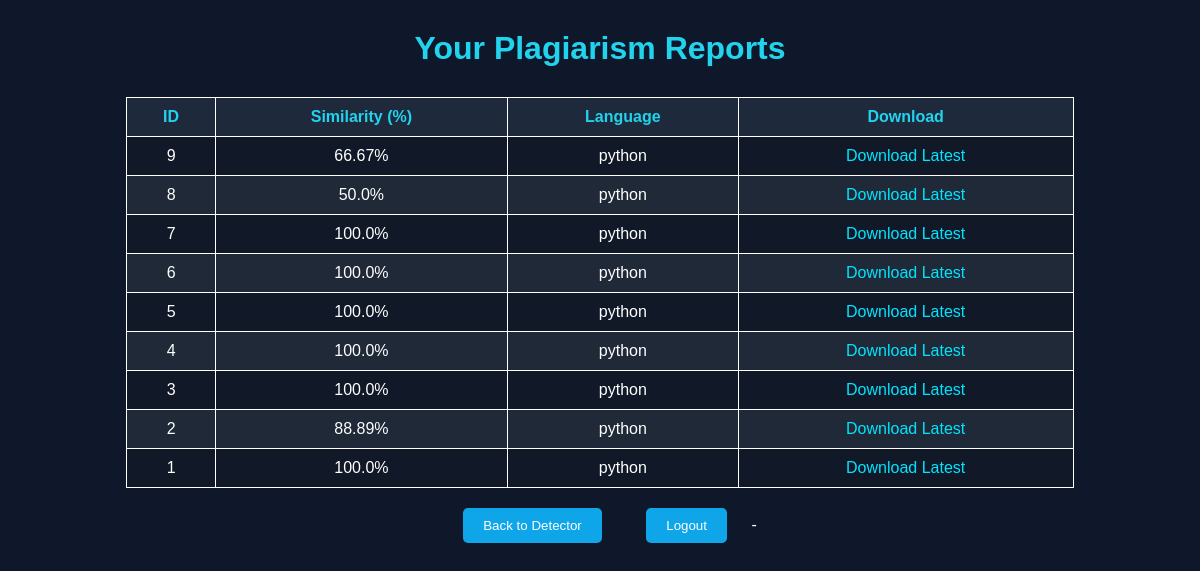
The page /hackhistory.html (signed in) on the database its author committed.
### tables this page shows
CREATE TABLE reports(
    id INTEGER PRIMARY KEY AUTOINCREMENT,
    user_id INTEGER,
    similarity REAL,
    code1 TEXT,
    code2 TEXT,
    language TEXT
);

### app.py (the view)
@app.route("/hackhistory.html")
def history():
    if 'user_id' not in session:
        return redirect("/hacklogin.html")
    conn = get_db()
    cursor = conn.cursor()
    cursor.execute("SELECT * FROM reports WHERE user_id=? ORDER BY id DESC", (session['user_id'],))
    reports = cursor.fetchall()
    conn.close()
    return render_template("hackhistory.html", reports=reports)

### app.py (called while the page is built)
def get_db():
    conn = sqlite3.connect("database.db")
    conn.row_factory = sqlite3.Row
    return conn

### templates/hackhistory.html (shortened to what this page needs)
<!DOCTYPE html>
<html>
<head>
</head>
<body>
<h1>Your Plagiarism Reports</h1>
<table>
<tr>
    <th>ID</th>
    <th>Similarity (%)</th>
    <th>Language</th>
    <th>Download</th>
</tr>
{% for r in reports %}
<tr>
    <td>{{ r.id }}</td>
    <td>{{ r.similarity }}%</td>
    <td>{{ r.language }}</td>
    <td>
        <a href="/download_report" class="download-link">Download Latest</a>
    </td>
</tr>
{% endfor %}
</table>
<button onclick="window.location.href='/hackdetection.html'">Back to Detector</button>
<button onclick="window.location.href='/logout'">Logout</button>
</body>
</html>-

### templates/hackhistory.html (style rules this page uses)
body { font-family:Arial, Helvetica, sans-serif; background:#0f172a; color:white; text-align:center; }
h1 { margin-top:30px; color:#22d3ee; }
table { margin:auto; border-collapse:collapse; width:80%; margin-top:30px; }
td, th { border:1px solid white; padding:10px; text-align:center; }
th { background:#1e293b; color:#22d3ee; }
tr:nth-child(even) { background:#111827; }
tr:nth-child(odd) { background:#1f2937; }
button { padding:10px 20px; margin:20px; border:none; border-radius:5px; background:#0ea5e9; color:white; cursor:pointer; }
a.download-link { color:#00e5ff; text-decoration:none; }

### rows shown on the page
reports: id "9", similarity "66.67", language "python"
reports: id "8", similarity "50.0", language "python"
reports: id "7", similarity "100.0", language "python"
reports: id "6", similarity "100.0", language "python"
reports: id "5", similarity "100.0", language "python"
reports: id "4", similarity "100.0", language "python"
reports: id "3", similarity "100.0", language "python"
reports: id "2", similarity "88.89", language "python"
reports: id "1", similarity "100.0", language "python"
